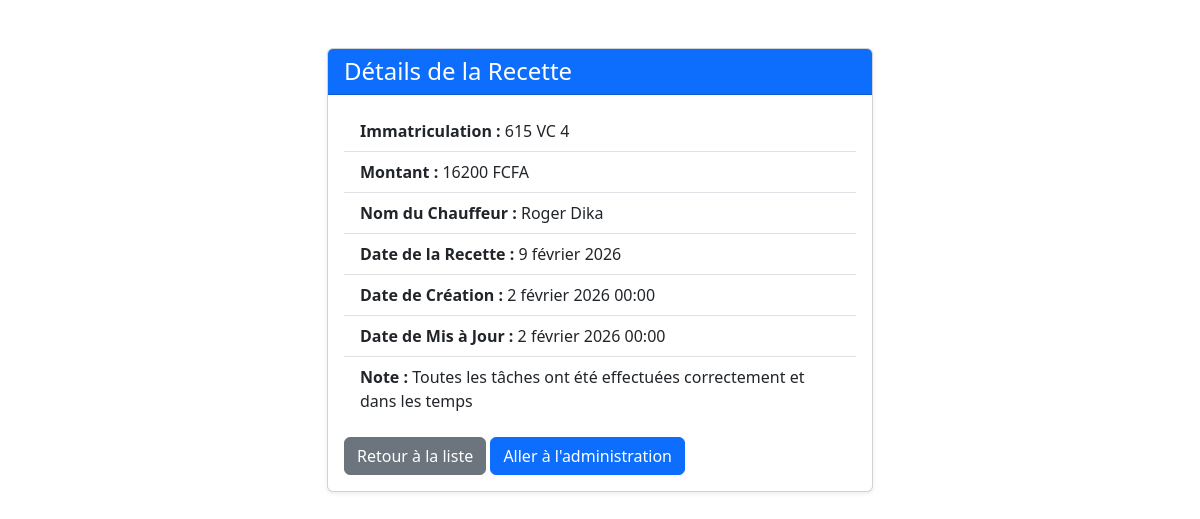
/recette/details/615 VC 4/, run on the app's committed database.
### recette/models.py (models this page shows, shortened)
class Recette(models.Model):
    montant=models.IntegerField(default=0)
    immatriculation=models.CharField(max_length=20,primary_key=True)
    nom_chauffeur=models.CharField(max_length=30)
    note=models.TextField(default=None)
    date_recette=models.DateField()
    date_creation=models.DateTimeField(auto_now_add=True)
    date_mis_a_jour=models.DateTimeField(auto_now=True)
    class Meta:
        verbose_name='Recette'
        verbose_name_plural='Recettes'

### recette/views.py (the view)
# urls.py: path('details/<str:immatriculation>/',views.details,name='details')
def details(request, immatriculation):
    context={'recette': Recette.objects.get(immatriculation=immatriculation)}
    return render(request, 'recette/details.html', context)

### recette/templates/recette/details.html (shortened to what this page needs)
{% extends "recette/base.html" %}
{% block content %}
<div class="container vh-100 d-flex justify-content-center align-items-start mt-5">
    <div class="col-md-8 col-lg-6">
        <div class="card shadow-sm">
            <div class="card-header bg-primary text-white">
                <h4 class="mb-0">Détails de la Recette</h4>
            </div>
            <div class="card-body">
                <ul class="list-group list-group-flush">
                    <li class="list-group-item">
                        <strong>Immatriculation :</strong> {{ recette.immatriculation }}
                    </li>
                    <li class="list-group-item">
                        <strong>Montant :</strong> {{ recette.montant }} FCFA
                    </li>
                    <li class="list-group-item">
                        <strong>Nom du Chauffeur :</strong> {{ recette.nom_chauffeur }}
                    </li>
                    <li class="list-group-item">
                        <strong>Date de la Recette :</strong> {{ recette.date_recette }}
                    </li>
                    <li class="list-group-item">
                        <strong>Date de Création :</strong> {{ recette.date_creation }}
                    </li>
                    <li class="list-group-item">
                        <strong>Date de Mis à Jour :</strong> {{ recette.date_mis_a_jour }}
                    </li>
                    <li class="list-group-item">
                        <strong>Note :</strong> {{ recette.note|default:"Aucune note disponible" }}
                    </li>
                </ul>
                <a href="{% url 'recette:index' %}" class="btn btn-secondary mt-3">Retour à la liste</a>
                <a href="{% url 'admin:index' %}" class="btn btn-primary mt-3">Aller à l'administration</a>
            </div>
        </div>
    </div>
</div>
{% endblock %}

### data on the page
Recette: immatriculation "615 VC 4", montant "16200", nom_chauffeur "Roger Dika", date_recette "9 février 2026", date_creation "2 février 2026 00:00", date_mis_a_jour "2 février 2026 00:00", note "Toutes les tâches ont été effectuées correctement et dans les temps"
